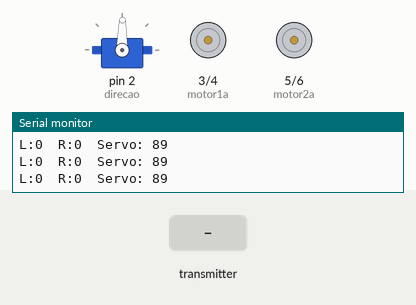
This sketch was run on a simulated Arduino Uno, built with avr-gcc and run on an emulated ATmega328P. On the bench: servo, motor-driver pin pairs drawn as motors (green arrow = first pin HIGH = forward, orange = second pin HIGH = backward, longer = more drive, scaled by the enable pin), the last lines printed to the serial monitor. The test bench sets the inputs (shaded band). No radio packets arrive unless stated.

Above: at 1.2 s.
1.3 s: the transmitter starts sending j1pot = 0
At 1.9 s:
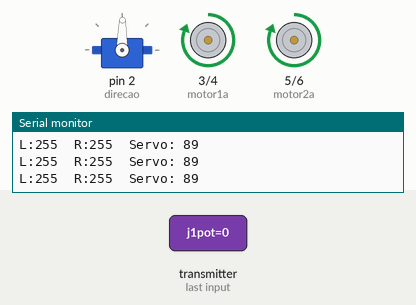
2.8 s: the transmitter starts sending j2pot = 255
At 3.4 s:
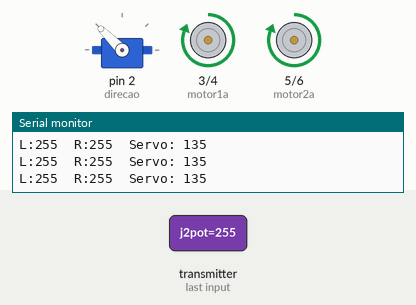
4.3 s: the transmitter starts sending j2pot = 0
At 5.2 s:
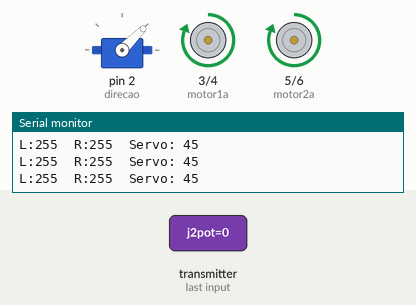
5.8 s: the transmitter starts sending j1pot = 128
At 6.5 s:
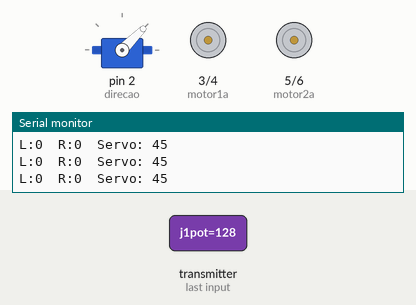
7.3 s: the transmitter starts sending j1pot = 255
At 8.5 s:
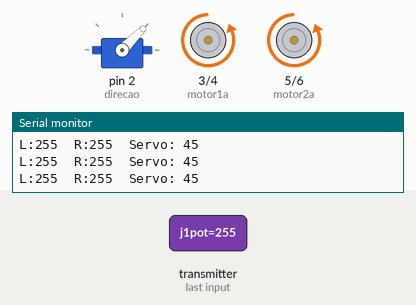
8.8 s: the transmitter starts sending j2pot = 64
At 9.9 s:
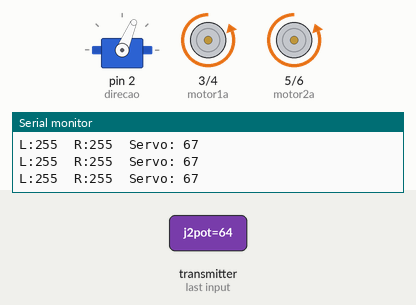
Timing chart, 0 to 11.3 s (numbered marks = the images above; inputs shaded):
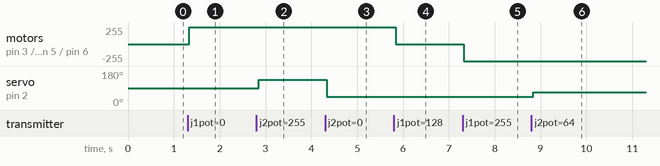

The sketch:

Receptor.ino
```cpp
#include <nRF24L01.h>
#include <printf.h>
#include <RF24.h>
#include <RF24_config.h>

/* Lembre de instalar a biblioteca NRF24 em seu Arduino IDE, link: https://github.com/nRF24/RF24
 * Conexões:

        CE     ->   D9
       CSN     ->   D10
      CLK/SCK  ->   D13
       MOSI    ->   D11
       MISO    ->   D12

Esse código recebe informações de outro arduino e cria uma saída PWM nos pinos da placa.
*/

#include <SPI.h>         //Necessária para comunicação Serial.
#include <nRF24L01.h>    //Necessária para uso do módulo NRF24.
#include <RF24.h>        //Necessária para uso do módulo NRF24.
#include <Servo.h>       //Necessária para criação de sinais PWM.

#define motor1a 3    //Associa "motor1a" ao pino D3 no Arduino
#define motor1b 4    //Associa "motor1b" ao pino D4 no Arduino
#define motor2a 5    //Associa "motor2a" ao pino D5 no Arduino
#define motor2b 6    //Associa "motor2b" ao pino D6 no Arduino
#define en1 7        //Associa "en1" ao pino D7 no Arduino
#define en2 8        //Associa "en2" ao pino D8 no Arduino

RF24 radio(9, 10);  //Define os pinos CE e CSN

Servo direcao;

const uint64_t CanoEntrada = 00001;   //Endereço de comunicação entre o transmissor e receptor, usar o mesmo para ambos.
unsigned long lastRecvTime = 0;
int j1pot_valor, j2pot_valor = 0;   //Cria as variáveis que serão os valores recebidos pelo outro Arduino.
int velocidademotor1, velocidademotor2 = 0;                       //Cria os valores PWM que serão enviados para a ponte H, depois do tratamento (map e if).


struct Dados_recebidos {      //Cria uma estrutura chamada Dados_recebidos, que vai conter os bytes que serão "associados" aos canais do NRF24
  byte j1pot;
  byte j2pot;
};

Dados_recebidos dados_recebidos;     //Cria uma variável com a estrutura acima e a nomeia 'dados_recebidos'.


void reseta_os_valores()    //Criamos uma função que irá centralizar os valores para o veículo não se mover sozinho enquanto a comunicação não é estabelecida.
{
  dados_recebidos.j1pot = 127;
  dados_recebidos.j2pot = 127;
}


void setup()
{

  pinMode(en1, OUTPUT);    //Determina os pinos como saída.
  pinMode(en2, OUTPUT);
  pinMode(motor1a, OUTPUT);
  pinMode(motor1b, OUTPUT);
  pinMode(motor2a, OUTPUT);
  pinMode(motor2b, OUTPUT);
  Serial.begin(9600);

  direcao.attach(2);      //Atrela o pino D2 à 'direcao'

  reseta_os_valores();    //Reseta os valores recebidos.

  radio.begin();              //Abre o canal de comunicação, faz o NRF24 iniciar, configura e inicia a conexão.
  radio.setAutoAck(false);
  radio.setDataRate(RF24_250KBPS);
  radio.openReadingPipe(1,CanoEntrada);
  radio.startListening();

}


//Criamos uma função que irá receber os dados de tempo em tempo.
void receber_os_dados()  {
  while (radio.available()) {
  radio.read(&dados_recebidos, sizeof(Dados_recebidos));
  lastRecvTime = millis(); //Recepção de dados ocorre aqui
      }
}


void loop()
{
    //Recebe os dados
  receber_os_dados();

  if (dados_recebidos.j1pot < 117) {

    // Faz o motor 1 rodar para "trás"
    digitalWrite(motor1a, HIGH);
    digitalWrite(motor1b, LOW);

    // Faz o motor 2 rodar para "trás"
    digitalWrite(motor2a, HIGH);
    digitalWrite(motor2b, LOW);

    //Aumenta a velocidade do motor
    velocidademotor1 = map(dados_recebidos.j1pot, 117, 0, 0, 255);
    velocidademotor2 = map(dados_recebidos.j1pot, 117, 0, 0, 255);
  }
  else if (dados_recebidos.j1pot > 137) {

    // Faz o motor 1 rodar para "frente"
    digitalWrite(motor1a, LOW);
    digitalWrite(motor1b, HIGH);

    // Faz o motor 1 rodar para "frente"
    digitalWrite(motor2a, LOW);
    digitalWrite(motor2b, HIGH);

    // Aumenta a velocidade do motor
    velocidademotor1 = map(dados_recebidos.j1pot, 137, 255, 0, 255);
    velocidademotor2 = map(dados_recebidos.j1pot, 137, 255, 0, 255);
  }
    //Faz com que os motores fiquem parados caso o joystick esteje centrado
    else {
    velocidademotor1 = 0;
    velocidademotor2 = 0;
  }

    //Para testes:
    Serial.print("L:");
    Serial.print(velocidademotor1);
    Serial.print("  ");
    Serial.print("R:");
    Serial.print(velocidademotor2);
    Serial.print("  ");
    Serial.print("Servo: ");
    Serial.println(j2pot_valor);

  analogWrite(en1, velocidademotor1); // Envia um sinal PWM para o motor1
  analogWrite(en2, velocidademotor2); // Envia um sinal PWM para o motor2

  j2pot_valor = map(dados_recebidos.j2pot,0,255,45,135);

     //Faz o servo virar
  direcao.write(j2pot_valor);

}
```

Measured:
- after the input at 1.3 s, motor on pin 3 (motor1a) / pin 4 (motor1b), motor on pin 5 (motor2a) / pin 6 (motor2b): stopped → forward 255/255 at once
- after the input at 2.8 s, servo on pin 2 (direcao): 89° → 135° after 0.05 s
- after the input at 4.3 s, servo on pin 2 (direcao): 135° → 45° at once
- after the input at 5.8 s, motor on pin 3 (motor1a) / pin 4 (motor1b), motor on pin 5 (motor2a) / pin 6 (motor2b): forward 255/255 → stopped at once
- after the input at 7.3 s, motor on pin 3 (motor1a) / pin 4 (motor1b), motor on pin 5 (motor2a) / pin 6 (motor2b): stopped → backward 255/255 at once
- after the input at 8.8 s, servo on pin 2 (direcao): 45° → 67° at once
